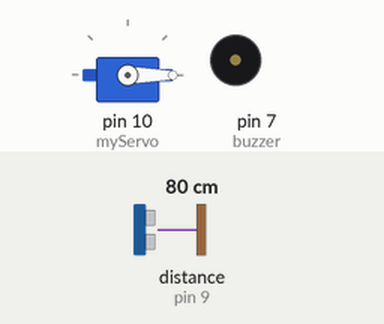
Bench run of a sketch on a simulated Arduino Uno, built with avr-gcc and run on an emulated ATmega328P. Shown: servo, buzzer (waves = sounding, pin HIGH). Wiring (inferred from the names in the program): ultrasonic range finder: trigger pin 8; echo pin 9. The test bench sets the inputs (shaded band); at power-on: distance to the obstacle (sensor on pin 9) 80 cm. The echo pulse lasts 58.3 µs per cm; pins used as bus, display or sensor lines are not drawn; what the sketch prints to the serial monitor is not drawn.

Above: at 0.01 s.
1.3 s: distance to the obstacle (sensor on pin 9) set to 28 cm
4.3 s: distance to the obstacle (sensor on pin 9) set to 23 cm
At 5.33 s:
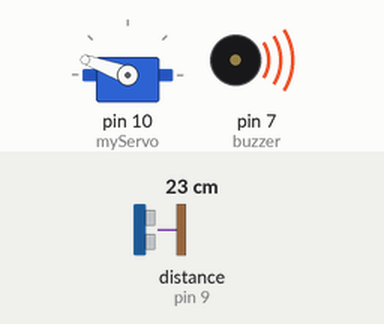
7.3 s: distance to the obstacle (sensor on pin 9) set to 35 cm
At 7.8 s:
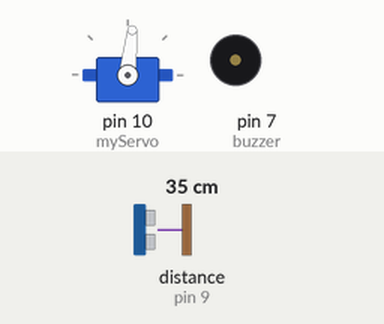
10.3 s: distance to the obstacle (sensor on pin 9) set to 9 cm
At 11.2 s:
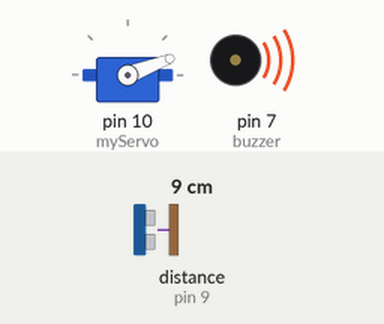
13.3 s: distance to the obstacle (sensor on pin 9) set to 120 cm
At 16.05 s:
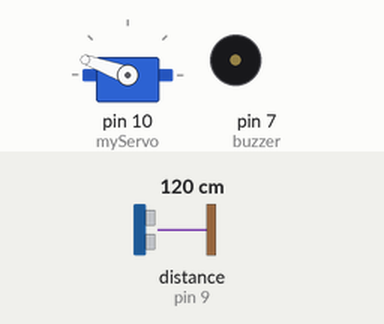
16.3 s: distance to the obstacle (sensor on pin 9) set to 250 cm
Timing chart, 0 to 20.3 s (numbered marks = the images above; inputs shaded):
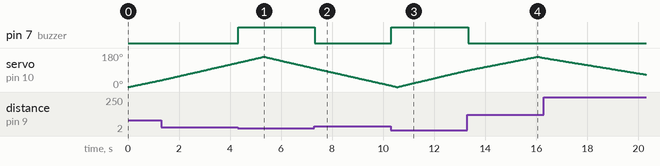

Measured:
- the behaviour switches between 26 and 25 cm on distance to the obstacle (sensor on pin 9) (found by bisection; images 0 and 1)
- after the input at 4.3 s, pin 7 (buzzer): LOW → HIGH at once
- after the input at 7.3 s, pin 7 (buzzer): HIGH → LOW at once
- after the input at 10.3 s, pin 7 (buzzer): LOW → HIGH at once
- after the input at 13.3 s, pin 7 (buzzer): HIGH → LOW at once

The sketch:

sketch_apr17a.ino
```cpp
// Final Arduino Radar Code
#include <Servo.h>

const int trigPin = 8;
const int echoPin = 9;
const int buzzer = 7;

long duration;
int distance;
Servo myServo;

void setup() {
  pinMode(trigPin, OUTPUT);
  pinMode(echoPin, INPUT);
  pinMode(buzzer, OUTPUT);
  Serial.begin(9600);
  myServo.attach(10);
}

void loop() {
  // Sweep from 0 to 160 degrees
  for(int i=0; i<=160; i++){
    myServo.write(i);
    delay(30);
    distance = calculateDistance();

    // SEND DATA TO PROCESSING: angle,distance.
    Serial.print(i);
    Serial.print(",");
    Serial.print(distance);
    Serial.print(".");
  }

  // Sweep back from 160 to 0 degrees
  for(int i=160; i>0; i--){
    myServo.write(i);
    delay(30);
    distance = calculateDistance();

    Serial.print(i);
    Serial.print(",");
    Serial.print(distance);
    Serial.print(".");
  }
}

int calculateDistance(){
  digitalWrite(trigPin, LOW);
  delayMicroseconds(2);
  digitalWrite(trigPin, HIGH);
  delayMicroseconds(10);
  digitalWrite(trigPin, LOW);

  duration = pulseIn(echoPin, HIGH);
  distance = duration * 0.034 / 2;

  // Buzzer logic for close objects
  if (distance > 0 && distance < 25) {
    digitalWrite(buzzer, HIGH);
  } else {
    digitalWrite(buzzer, LOW);
  }
  return distance;
}
```
